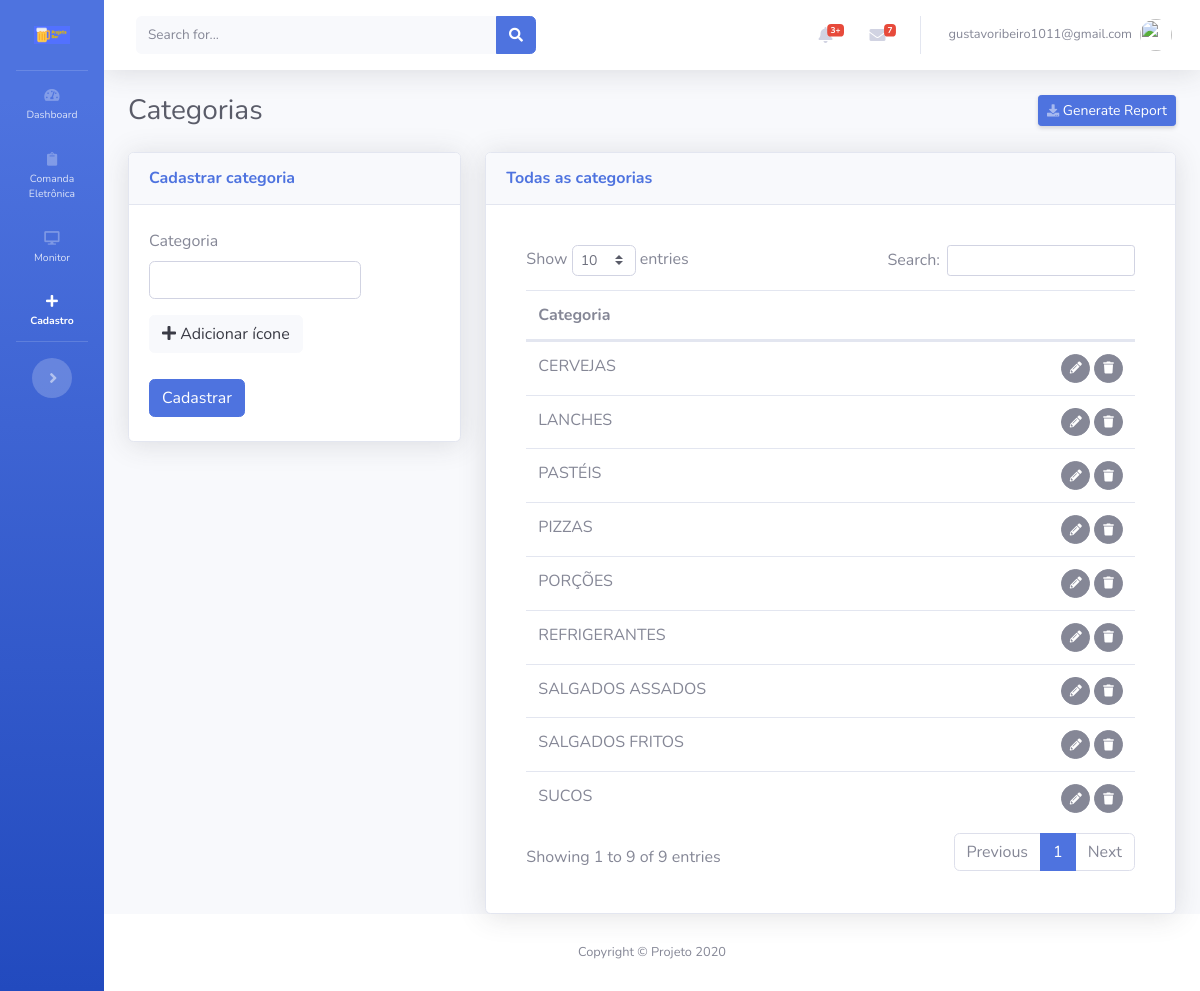
Screenshot of /views/categorias/Cadastrar.php (signed in) with the database file from the repository.
### tables this page shows
CREATE TABLE IF NOT EXISTS `categorias` (
  `id` int(11) NOT NULL AUTO_INCREMENT,
  `categoria` varchar(200) NOT NULL,
  `icone` varchar(255) NOT NULL,
  `usuario` int(11) NOT NULL COMMENT 'FK',
  `cadastro` datetime NOT NULL,
  `modificado` datetime NOT NULL,
  PRIMARY KEY (`id`)
);

### views/categorias/templates/FormularioExibir.php (the view, shortened to what this page needs)
<div class="card shadow mb-12">
  <div class="card-header py-3">
    <h6 class="m-0 font-weight-bold text-primary">Todas as categorias</h6>
  </div>
  <div class="card-body">
    <?php
    $sql="SELECT * FROM categorias ORDER BY categoria ASC";
    if ($result=mysqli_query($conecta,$sql))
    {
      ?>
      <div class="card-body">
        <div class="table-responsive">
          <table class="table cell-border table-hover" id="dataTable" width="100%" cellspacing="0">
            <thead>
              <tr>
                <th colspan="2">Categoria</th>
              </tr>
            </thead>
            <tfoot>
              <tbody>
                <?php
                while ($row=mysqli_fetch_assoc($result))
                {
                 ?>
                 <tr>
                  <td>
                    <?php echo $row['categoria'];?>
                  </td>
                  <td align="right">
                    <span id="acoes">
                      <button class="btn btn-secondary btn-circle btn-sm botaoEditarCategoriaTransicao" idcategoria="<?=$row['id']?>">
                        <i class="fas fa-pencil-alt"></i></button>
                        <button class="btn btn-secondary btn-circle btn-sm botaoVerificaProdutosVinculados"  idcategoria="<?=$row['id']?>"> <i class="fas fa-trash"></i>
                        </span>
                      </td>
                    </tr>
                    <?php
                  }
                  ?>
                </tbody>
              </table>
            </div>
          </div>
          <?php
        }
        ?>
      </div>
    </div>

### rows the page displays
categorias: categoria "CERVEJAS"
categorias: categoria "LANCHES"
categorias: categoria "PASTÉIS"
categorias: categoria "PIZZAS"
categorias: categoria "PORÇÕES"
categorias: categoria "REFRIGERANTES"
categorias: categoria "SALGADOS ASSADOS"
categorias: categoria "SALGADOS FRITOS"
categorias: categoria "SUCOS"

### other values shown
$_SESSION['login'.$app_token] "gustavoribeiro1011@gmail.com"
$app_page_name "Categorias"
$app_name "Projeto"
